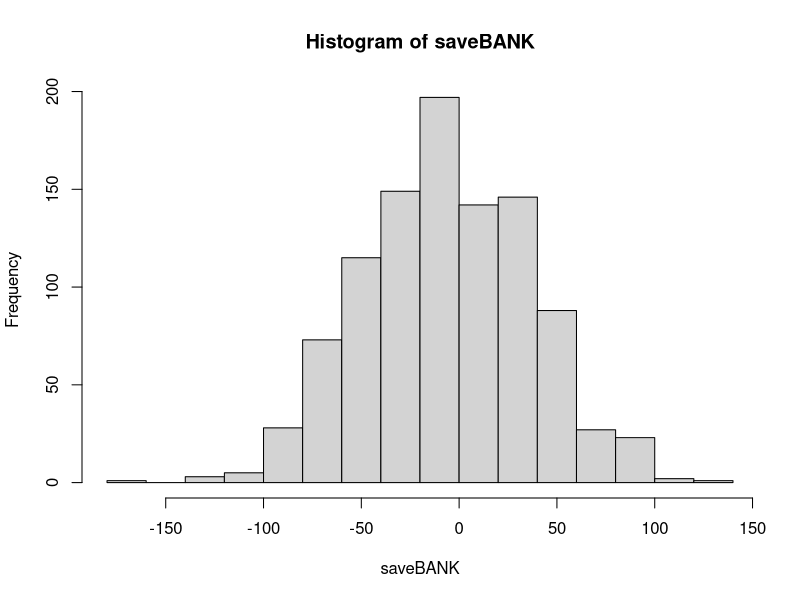

Reproduce this figure in R.
## ---- chunk 1
knitr::opts_chunk$set(echo = TRUE)
require(tidyverse)
require(tidyverse)
require(knitr)
## ---- chunk 2
daysY=1:365
saveBANK=vector("numeric")
for(j in 1:1000){
bank=0
for(i in 1:367) {
  class=sample(daysY,size=35,replace=TRUE)
  n=length(unique(class))
  if (n==35)bank=bank-4.50
  else bank=bank+1
}
saveBANK[j]=bank
}
## ---- chunk 3
hist(saveBANK)
print(mean(saveBANK))
